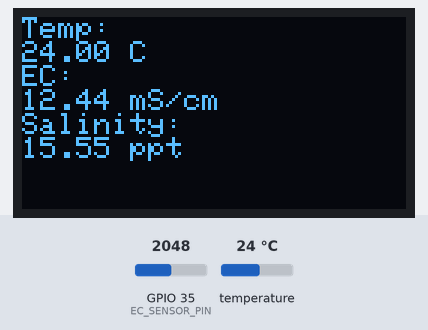
Bench run of a sketch on a simulated ESP32. Shown: 128×64 one-colour display. Inputs (shaded band) come from the test bench; at power-on: temperature 24 °C, GPIO 35 (EC_SENSOR_PIN) = 2048. WiFi joins after 1.5 s; servers stay silent unless stated; what the sketch prints to the serial monitor is not drawn.

Above: at 4.9 s.
5.0 s: temperature set to 12 °C
At 11.4 s:
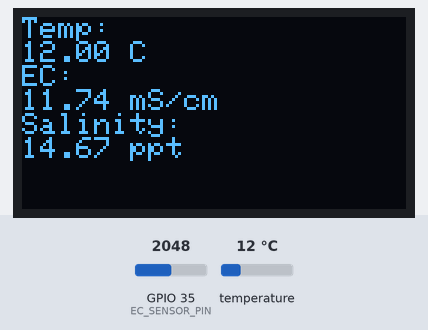
12.1 s: GPIO 35 (EC_SENSOR_PIN) set to 2866
At 17.6 s:
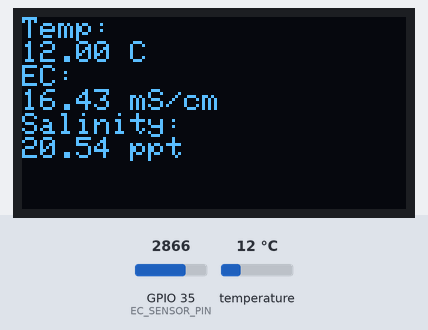
18.7 s: temperature set to 19 °C
At 23.8 s:
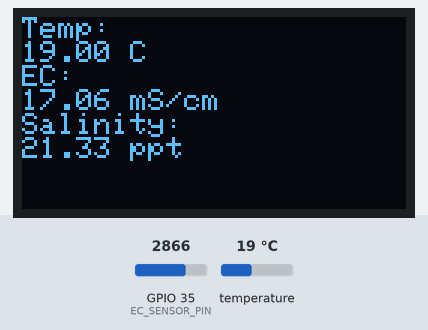
25.3 s: GPIO 35 (EC_SENSOR_PIN) set to 3603
At 30.0 s:
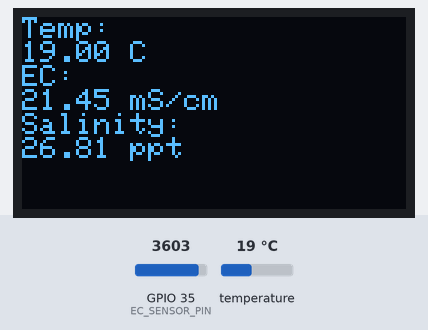
31.9 s: temperature set to 28 °C
At 36.2 s:
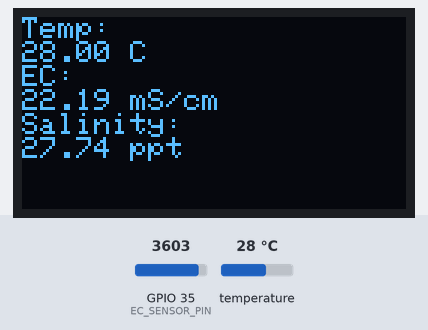
38.5 s: GPIO 35 (EC_SENSOR_PIN) set to 4095
At 42.5 s:
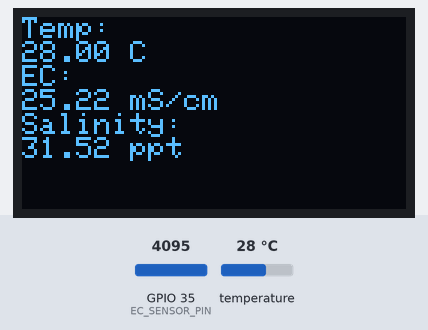
Timing chart, 0 to 44.0 s (numbered marks = the images above; inputs shaded):
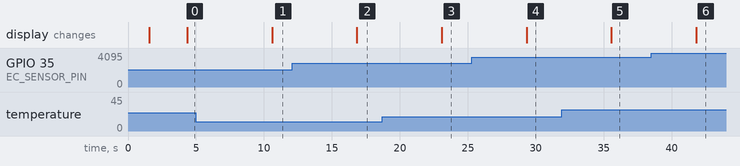

Measured:
- after the input at 5.0 s, the display: changes after 5.6 s (image 1)
- after the input at 12.1 s, the display: changes after 4.7 s (image 2)
- after the input at 18.7 s, the display: changes after 4.4 s (image 3)
- after the input at 25.3 s, the display: changes after 4.0 s (image 4)
- after the input at 31.9 s, the display: changes after 3.7 s (image 5)
- after the input at 38.5 s, the display: changes after 3.3 s (image 6)

The sketch:

connect_to_firebase.ino
```cpp
#include <Wire.h>
#include <WiFi.h>
#include <FirebaseESP32.h>
#include <OneWire.h>
#include <DallasTemperature.h>
#include <Adafruit_GFX.h>
#include <Adafruit_SSD1306.h>
#include <DFRobot_ESP_EC.h>

// WiFi Credentials
const char* WIFI_SSID = "gumamela_wifi";        // Replace with your Wi-Fi SSID
const char* WIFI_PASSWORD = "ro$3ma2Low"; // Replace with your Wi-Fi password

// IF THE WIFI DOES NOT HAVE A PASSWORD!
//const char* WIFI_SSID = "UPVMIAGAO";
//const char* WIFI_PASSWORD = "";  // Leave it empty for open networks

// Firebase Credentials
const char* FIREBASE_HOST = "saltik-198-default-rtdb.firebaseio.com";
const char* FIREBASE_AUTH = "KYlTeJtRRligdZvqT0oSpjllKcDG6yZhWED52lup";

// Firebase objects
FirebaseData firebaseData;
FirebaseAuth auth;
FirebaseConfig config;

// Pin configurations
#define ONE_WIRE_BUS 4  // GPIO pin for DS18B20
#define EC_SENSOR_PIN 35 // GPIO pin for EC sensor

// Initialize the OneWire and DallasTemperature objects
OneWire oneWire(ONE_WIRE_BUS);
DallasTemperature sensors(&oneWire);

// Initialize the EC sensor
DFRobot_ESP_EC ec;

// Initialize the OLED display
#define SCREEN_WIDTH 128
#define SCREEN_HEIGHT 64
#define OLED_ADDR 0x3C
Adafruit_SSD1306 display(SCREEN_WIDTH, SCREEN_HEIGHT, &Wire);

// Temperature coefficient for EC
#define ALPHA 0.022
#define K 0.8  // Calibration constant for salinity

void setup() {
  Serial.begin(115200);

  // Connect to Wi-Fi
  WiFi.begin(WIFI_SSID, WIFI_PASSWORD);
  Serial.print("Connecting to Wi-Fi...");
  while (WiFi.status() != WL_CONNECTED) {
    delay(500);
    Serial.print(".");
  }
  Serial.println("\nWiFi Connected!");

  // Configure Firebase
  config.host = FIREBASE_HOST;
  config.signer.tokens.legacy_token = FIREBASE_AUTH;

  Firebase.begin(&config, &auth);
  Firebase.reconnectWiFi(true);

  // Initialize DS18B20
  sensors.begin();

  // Initialize EC sensor
  ec.begin();

  // Initialize OLED display
  if (!display.begin(SSD1306_SWITCHCAPVCC, OLED_ADDR)) {
    Serial.println(F("SSD1306 allocation failed"));
    for (;;);
  }

  display.clearDisplay();
  display.setTextSize(1);
  display.setTextColor(SSD1306_WHITE);
  display.setCursor(0, 0);
  display.println(F("Temp & EC Sensors"));
  display.display();
  delay(2000);
}

void loop() {
  // Read temperature
  sensors.requestTemperatures();
  float temperatureC = sensors.getTempCByIndex(0);

  // Read EC sensor voltage
  float voltage = analogRead(EC_SENSOR_PIN);

  // Convert voltage to EC value
  float ecValue25 = ec.readEC(voltage, temperatureC);

  // Apply temperature compensation
  float ecValue = ecValue25 * (1 + ALPHA * (temperatureC - 25));

  // Calculate salinity
  float salinity = ecValue / K;

  // Print to Serial Monitor
  Serial.print("Temperature: ");
  Serial.print(temperatureC);
  Serial.println(" °C");

  Serial.print("EC Value: ");
  Serial.print(ecValue, 2);
  Serial.println(" mS/cm");

  Serial.print("Salinity: ");
  Serial.print(salinity, 2);
  Serial.println(" ppt");

  // Display on OLED
  display.clearDisplay();
  display.setCursor(0, 0);
  display.println(F("Temp:"));
  display.print(temperatureC);
  display.print(F(" C"));

  display.setCursor(0, 16);
  display.println(F("EC:"));
  display.print(ecValue, 2);
  display.print(F(" mS/cm"));

  display.setCursor(0, 32);
  display.println(F("Salinity:"));
  display.print(salinity, 2);
  display.print(F(" ppt"));

  display.display();

  // **Send Data to Firebase**
  if (Firebase.setFloat(firebaseData, "/sensor/temperature", floor(temperatureC * 10) / 10)) {
    Serial.println("Temperature updated in Firebase");
  } else {
    Serial.println("Failed to update temperature");
    Serial.println(firebaseData.errorReason());
  }

  if (Firebase.setFloat(firebaseData, "/sensor/ec_value", ecValue)) {
    Serial.println("EC updated in Firebase");
  } else {
    Serial.println("Failed to update EC");
    Serial.println(firebaseData.errorReason());
  }

  if (Firebase.setFloat(firebaseData, "/sensor/salinity", round(salinity))) {
    Serial.println("Salinity updated in Firebase");
  } else {
    Serial.println("Failed to update salinity");
    Serial.println(firebaseData.errorReason());
  }

  delay(5000);  // Send data every 5 seconds
}
```
